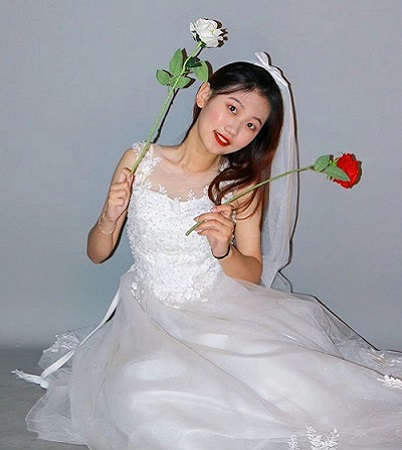
#> input picture ch3——空域图像增强/wife.jpg, 402 x 450 px
$ python '3_4彩色图像直方图均衡化.py'   (older library calls are emulated)
#> lines starting #> are read from the running program, lines starting #| are printed output that depends on the picture
import cv2
import numpy as np
from matplotlib import pyplot as plt
img = cv2.imread("wife.jpg")
#> img is the input picture: shape (450, 402, 3); mean B, G, R 166.7, 162.4, 163.5
cv2.imshow("src", img)
'''直方图均衡化'''
(b, g, r) = cv2.split(img)
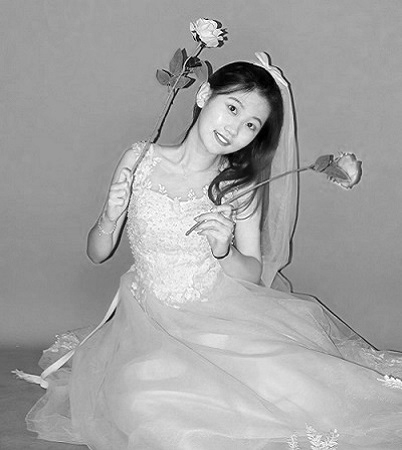
#> r: shape (450, 402); min 0, max 255, mean 163.5
bH = cv2.equalizeHist(b)
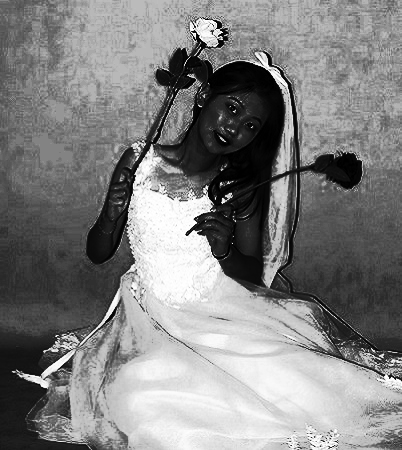
#> bH: shape (450, 402); min 0, max 255, mean 129.2
gH = cv2.equalizeHist(g)
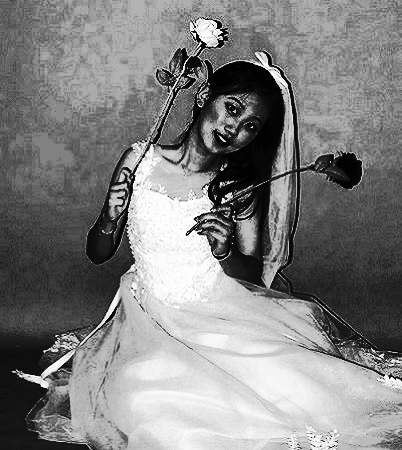
#> gH: shape (450, 402); min 0, max 255, mean 129.4
rH = cv2.equalizeHist(r)
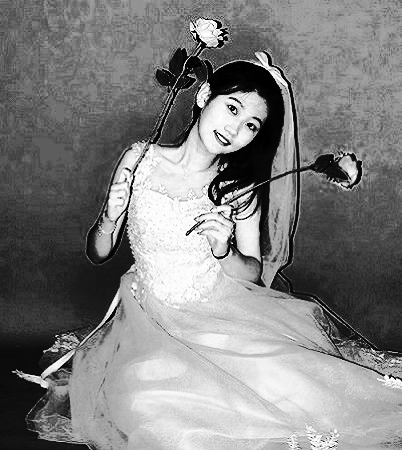
#> rH: shape (450, 402); min 0, max 255, mean 129.1
res = cv2.merge((bH, gH, rH))
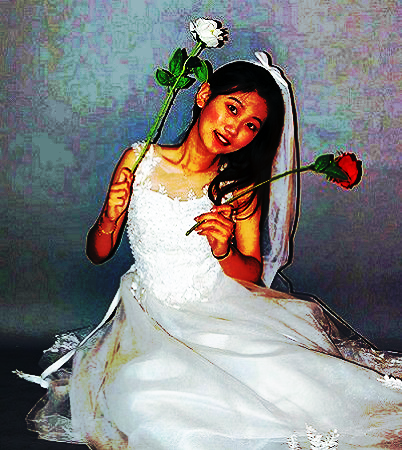
#> res: shape (450, 402, 3); mean B, G, R 129.2, 129.4, 129.1
cv2.imshow("res",res)
'''直方图绘制'''
color = ('b','g','r')
plt.figure(1)
for i,col in enumerate(color):
    hist = cv2.calcHist([img],[i],None,[256],[0,256])
    plt.plot(hist,color=col)
plt.xlim([0,256]) # 设置x轴数据显示范围
plt.figure(2)
for i,col in enumerate(color):
    hist = cv2.calcHist([res],[i],None,[256],[0,256])
    plt.plot(hist,color=col)
plt.xlim([0,256]) # 设置x轴数据显示范围
plt.show()
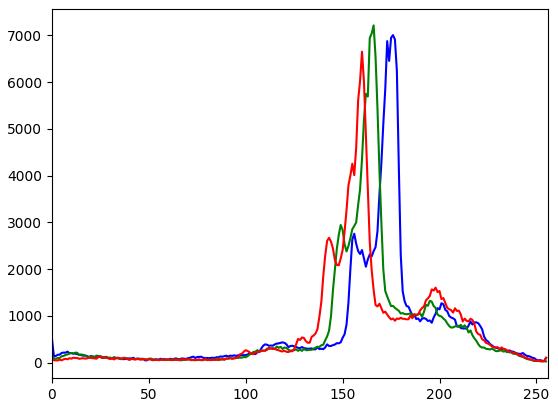
#> figure drawn by matplotlib, 1 panel; curve peaks at x = 176, y = 7009; curve peaks at x = 166, y = 7216; curve peaks at x = 160, y = 6653
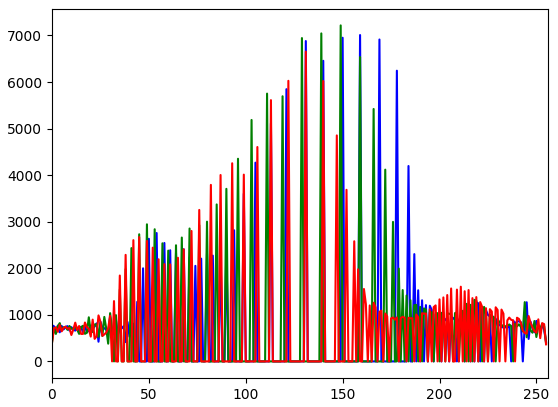
#> figure drawn by matplotlib, 1 panel; curve peaks at x = 159, y = 7009; curve peaks at x = 149, y = 7216; curve peaks at x = 131, y = 6653

cv2.waitKey(0)


# RGB2HSI
# [50 lines left out: functions RGB2HSI, HSI2RGB, not called in this run]


img1 = cv2.imread('./t1.jpg')
#> (the run stopped early here; a loop or call above may not have finished)

$ run again, with ch3——空域图像增强/aoligei.jpg copied over ch3——空域图像增强/wife.jpg
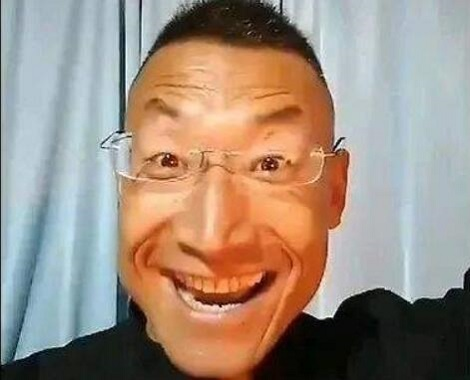
#> input picture ch3——空域图像增强/aoligei.jpg, 470 x 380 px
#> img is the input picture: shape (380, 470, 3); mean B, G, R 127.3, 141.4, 159.3
#> `res = cv2.merge((bH, gH, rH))`:
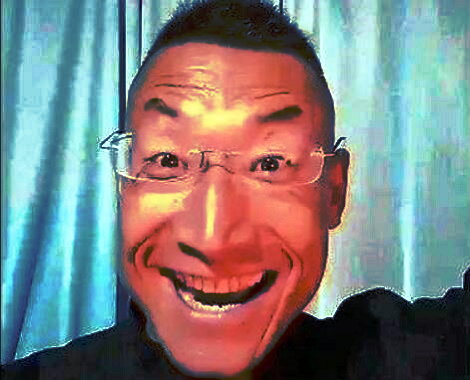
#> res: shape (380, 470, 3); mean B, G, R 127.4, 128.5, 128.4
#> `plt.show()`:
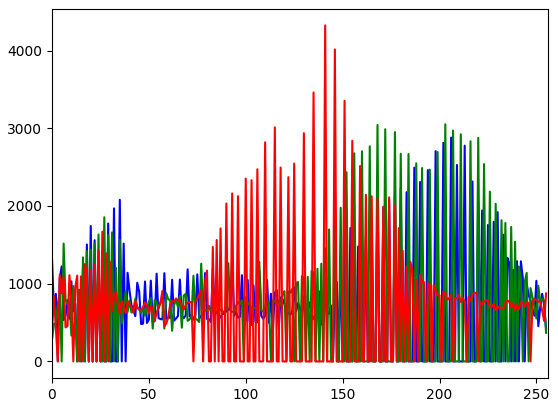
#> figure drawn by matplotlib, 1 panel; curve peaks at x = 206, y = 2880; curve peaks at x = 203, y = 3051; curve peaks at x = 141, y = 4323

$ run again, with ch3——空域图像增强/panda.jpg copied over ch3——空域图像增强/wife.jpg
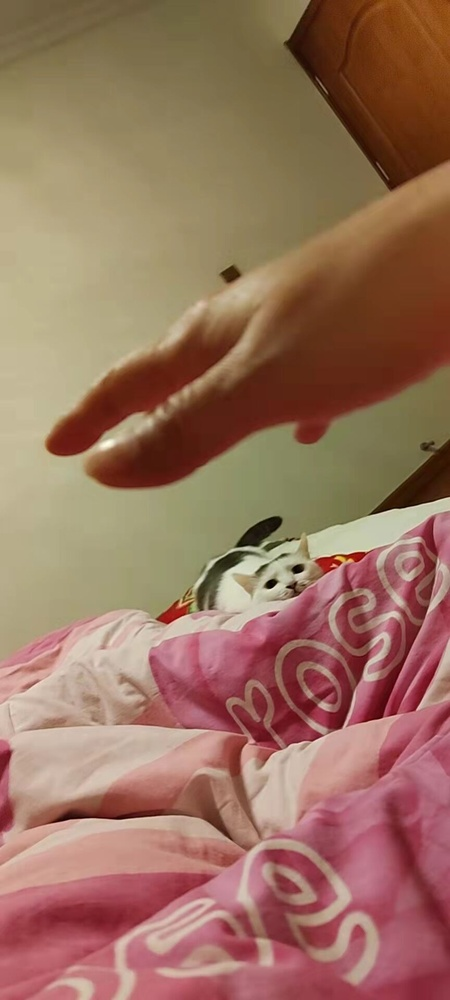
#> input picture ch3——空域图像增强/panda.jpg, 450 x 1000 px, shrunk from 864 x 1920 before the run
#> img is the input picture: shape (1000, 450, 3); mean B, G, R 94.3, 114.1, 153
#> `plt.show()`:
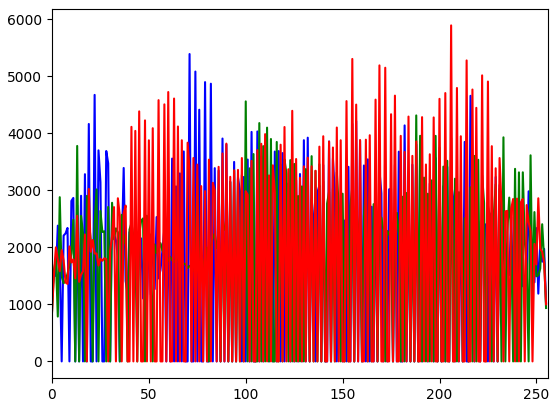
#> figure drawn by matplotlib, 1 panel; curve peaks at x = 71, y = 5387; curve peaks at x = 100, y = 4557; curve peaks at x = 206, y = 5889
